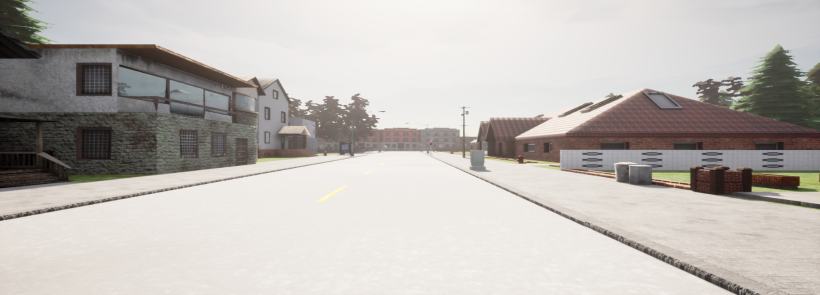
#> input picture Masterscript/data/input/test/back_edge.png, 1640 x 590 px (shown at 1/2 size)
$ jupyter execute --allow-errors demo.ipynb   (shell and % lines are left out)
#> lines starting #> are read from the running program, lines starting #| are printed output that depends on the picture
### Masterscript/scripts/bev_transform.py
import os
import cv2
import matplotlib.pyplot as plt
import numpy as np
ROI_H = 302
IMAGE_W = 1640
IMAGE_H = 590-ROI_H

LANE_MARK_POS_X = 807.5
LANE_MARK_WIDTH_PIX = 1
RIGHT_LANE_WIDTH_M = 4
RIGHT_LANE_WIDTH_PIX = 835.5 - LANE_MARK_POS_X + LANE_MARK_WIDTH_PIX
BEV_LEFT_ROAD_EDGE_POS = 777.5
BEV_LANE_WIDTH_PIX = 835.5 - BEV_LEFT_ROAD_EDGE_POS

PIX_TO_M = RIGHT_LANE_WIDTH_M / RIGHT_LANE_WIDTH_PIX
M_TO_PIX = RIGHT_LANE_WIDTH_PIX / RIGHT_LANE_WIDTH_M

src = np.float32([[0, IMAGE_H], [IMAGE_W, IMAGE_H], [0, 0], [IMAGE_W, 0]])
dst = np.float32([[800, IMAGE_H], [840, IMAGE_H], [0, 0], [IMAGE_W, 0]])
M = cv2.getPerspectiveTransform(src, dst)
M_INV = cv2.getPerspectiveTransform(dst, src)

def bev_tranfom(img_path: os.path) -> tuple[np.ndarray, np.ndarray]:
    """ Transforms an image from 3d to 2d

    Args:
        img_path: path to image to transform

    Returns:
        image pre transform and image post transform
    """
    og_img = cv2.imread(img_path)
    img = og_img[ROI_H: (ROI_H + IMAGE_H), 0:IMAGE_W]
    warped_img = cv2.warpPerspective(img, M, (IMAGE_W, IMAGE_H), flags=cv2.INTER_NEAREST)

    return og_img, warped_img

# [14 lines left out: function inv_bev_transform, not called in this run]

### Masterscript/scripts/apply_overlay.py
#########################################
import cv2, csv, os
import numpy as np
from PIL import Image, ImageFilter, ImageOps
from scripts.bev_transform import *
import matplotlib.pyplot as plt

TRANSPARENCY = 90 # Alpha blending between the negative and positive shadows
BLUR = 0 # Blur of the edges of the negative shadows
CURB_K = 10 # Extra length needed to ensure positive shadow goes over the curb

# [57 lines left out: functions get_output_folder, cv2_to_PIL, PIL_to_cv2, get_center_coords, not called in this run]

def paste_overlay(row: dict, warped_img: np.ndarray) -> np.ndarray:
    """ Applies specified shadow attributes to the passed in BEV transformed image

    Args:
        row: dict containing all attributes for a shadow attack
        warped_img: BEV transformed image on which to apply the shadow

    Returns:
        BEV transformed image with a pasted shadow attack
    """
    width = row['width']
    length = row['length']
    beta = row['beta']
    distance = row['distance']
    transparency = row['transparency']
    blur = row['blur']
    road_width_px = round(BEV_LANE_WIDTH_PIX) + CURB_K
    warped_PIL = cv2_to_PIL(warped_img)

    width = round(width * M_TO_PIX)
    length = int(length * M_TO_PIX)
    distance = int(distance * M_TO_PIX)
    positive_shadow= Image.new('RGBA', (road_width_px, length),  (0,0,0, transparency))

    negative_rotation = -1 * beta
    negative_shadow = Image.new('RGBA', (width, length), (0, 0, 0, 0))
    negative_shadow = negative_shadow.rotate(negative_rotation, expand=True, fillcolor=(0, 0, 0, transparency))

    center = get_center_coords(negative_shadow.size, positive_shadow.size)
    offset = ((road_width_px//2) + distance, center[1])
    completed_overlay = positive_shadow.copy()
    completed_overlay.paste(negative_shadow, offset)

    blured_overlay = ImageOps.expand(completed_overlay, border=blur, fill=(0,0,0,0))
    completed_overlay = blured_overlay.filter(ImageFilter.BoxBlur(blur))


    final_PIL = warped_PIL.copy()
    center = get_center_coords(completed_overlay.size, final_PIL.size)
    offset = (round(BEV_LEFT_ROAD_EDGE_POS)-CURB_K//2+1, 275-length)
    final_PIL.alpha_composite(completed_overlay, offset)

    return PIL_to_cv2(final_PIL)


# [45 lines left out: function apply_overlay, not called in this run]

### Masterscript/demo.ipynb
In the Shadows: Demo notebook

[cell 1]
from scripts.bev_transform import bev_tranfom, inv_bev_transform
from scripts.apply_overlay import paste_overlay
import matplotlib.pyplot as plt
import cv2

[cell 2]
original_image_path = 'data/input/test/back_edge.png'
original_image_name = original_image_path[::-1].split("/")[0][::-1]
original_image = cv2.imread(original_image_path)
#> original_image is the input picture: shape (590, 1640, 3); mean B, G, R 181.3, 185.3, 190
plt.title(f'Original Image: {original_image_name}')
plt.imshow(original_image[...,::-1])

[cell 3]
og, bev_img = bev_tranfom(original_image_path)
#> in bev_tranfom, `img = og_img[ROI_H: (ROI_H + IMAGE_H), 0:IMAGE_W]`:
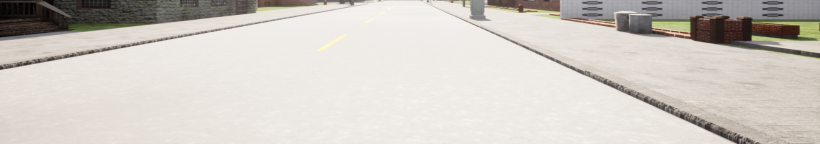
#> img: shape (288, 1640, 3) (shown at 1/2 size); mean B, G, R 196.8, 202.8, 208.2
#> in bev_tranfom, `warped_img = cv2.warpPerspective(img, M, (IMAGE_W, IMAGE_H), flags=cv2..`:
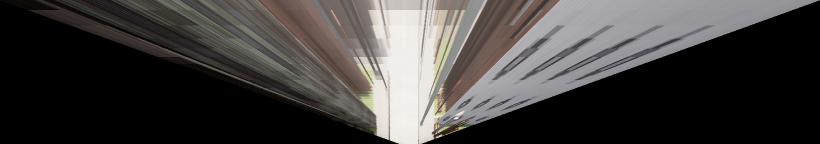
#> warped_img: shape (288, 1640, 3) (shown at 1/2 size); mean B, G, R 62, 63.2, 65.9
cv2.imwrite('post_bev.png', bev_img)
plt.title(f'BEV Transformed image')
plt.imshow(bev_img[...,::-1])

[cell 4]
# Create Shadow and paste it onto image
# All values are in meters
shadow = {'width': 0.1, 'length': 2, 'alpha': 5, 'transparency': 128, 'blur': 1, 'distance': 0.2}
#> (the rest of this cell did not finish here and is left out)

#> (a cell that did not finish here is left out)
